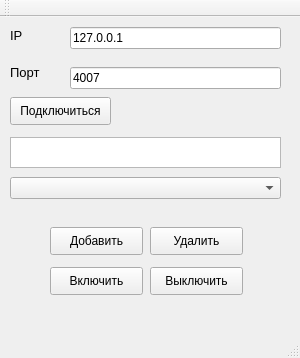
<?xml version="1.0" encoding="UTF-8"?>
<ui version="4.0">
 <class>ClientJSON</class>
 <widget class="QMainWindow" name="ClientJSON">
  <property name="geometry">
   <rect>
    <x>0</x>
    <y>0</y>
    <width>300</width>
    <height>358</height>
   </rect>
  </property>
  <property name="windowTitle">
   <string>ClientJSON</string>
  </property>
  <widget class="QWidget" name="centralWidget">
   <widget class="QPushButton" name="pushbutton_Connect">
    <property name="geometry">
     <rect>
      <x>10</x>
      <y>80</y>
      <width>101</width>
      <height>28</height>
     </rect>
    </property>
    <property name="text">
     <string>Подключиться</string>
    </property>
   </widget>
   <widget class="QLineEdit" name="lineEdit_EnterIP">
    <property name="geometry">
     <rect>
      <x>70</x>
      <y>10</y>
      <width>211</width>
      <height>22</height>
     </rect>
    </property>
    <property name="text">
     <string>127.0.0.1</string>
    </property>
   </widget>
   <widget class="QLineEdit" name="lineEdit_EnterPort">
    <property name="geometry">
     <rect>
      <x>70</x>
      <y>50</y>
      <width>211</width>
      <height>22</height>
     </rect>
    </property>
    <property name="text">
     <string>4007</string>
    </property>
   </widget>
   <widget class="QLabel" name="label_IP">
    <property name="geometry">
     <rect>
      <x>10</x>
      <y>10</y>
      <width>51</width>
      <height>16</height>
     </rect>
    </property>
    <property name="font">
     <font>
      <pointsize>10</pointsize>
     </font>
    </property>
    <property name="text">
     <string>IP</string>
    </property>
   </widget>
   <widget class="QLabel" name="label_Port">
    <property name="geometry">
     <rect>
      <x>10</x>
      <y>40</y>
      <width>51</width>
      <height>31</height>
     </rect>
    </property>
    <property name="font">
     <font>
      <pointsize>10</pointsize>
     </font>
    </property>
    <property name="text">
     <string>Порт</string>
    </property>
   </widget>
   <widget class="QPushButton" name="pushButton_AddItem">
    <property name="geometry">
     <rect>
      <x>50</x>
      <y>210</y>
      <width>93</width>
      <height>28</height>
     </rect>
    </property>
    <property name="text">
     <string>Добавить</string>
    </property>
   </widget>
   <widget class="QPushButton" name="pushButton_DeleteItem">
    <property name="geometry">
     <rect>
      <x>150</x>
      <y>210</y>
      <width>93</width>
      <height>28</height>
     </rect>
    </property>
    <property name="text">
     <string>Удалить</string>
    </property>
   </widget>
   <widget class="QTextBrowser" name="textBrowser_ConnectionStatus">
    <property name="geometry">
     <rect>
      <x>10</x>
      <y>120</y>
      <width>271</width>
      <height>31</height>
     </rect>
    </property>
   </widget>
   <widget class="QComboBox" name="comboBox_Lamps">
    <property name="geometry">
     <rect>
      <x>10</x>
      <y>160</y>
      <width>271</width>
      <height>22</height>
     </rect>
    </property>
   </widget>
   <widget class="QPushButton" name="pushButton_LampOn">
    <property name="geometry">
     <rect>
      <x>50</x>
      <y>250</y>
      <width>93</width>
      <height>28</height>
     </rect>
    </property>
    <property name="text">
     <string>Включить</string>
    </property>
   </widget>
   <widget class="QPushButton" name="pushButton_LampOff">
    <property name="geometry">
     <rect>
      <x>150</x>
      <y>250</y>
      <width>93</width>
      <height>28</height>
     </rect>
    </property>
    <property name="text">
     <string>Выключить</string>
    </property>
   </widget>
   <zorder>pushButton_DeleteItem</zorder>
   <zorder>pushbutton_Connect</zorder>
   <zorder>lineEdit_EnterIP</zorder>
   <zorder>lineEdit_EnterPort</zorder>
   <zorder>label_IP</zorder>
   <zorder>label_Port</zorder>
   <zorder>pushButton_AddItem</zorder>
   <zorder>textBrowser_ConnectionStatus</zorder>
   <zorder>comboBox_Lamps</zorder>
   <zorder>pushButton_LampOn</zorder>
   <zorder>pushButton_LampOff</zorder>
  </widget>
  <widget class="QMenuBar" name="menuBar">
   <property name="geometry">
    <rect>
     <x>0</x>
     <y>0</y>
     <width>300</width>
     <height>26</height>
    </rect>
   </property>
  </widget>
  <widget class="QToolBar" name="mainToolBar">
   <attribute name="toolBarArea">
    <enum>TopToolBarArea</enum>
   </attribute>
   <attribute name="toolBarBreak">
    <bool>false</bool>
   </attribute>
  </widget>
  <widget class="QStatusBar" name="statusBar"/>
 </widget>
 <layoutdefault spacing="6" margin="11"/>
 <resources/>
 <connections/>
</ui>
